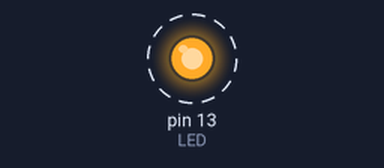
This sketch was run on a simulated Arduino Uno, built with avr-gcc and run on an emulated ATmega328P. On the bench: output pins drawn as LEDs (lit = HIGH). Dashed ring = blinking.

Above: at 0.1 s.
Timing chart, 0 to 3.0 s (numbered marks = the images above):
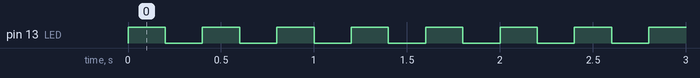

Measured:
- by itself, pin 13 (LED): alternates HIGH for 0.20 s and LOW for 0.20 s

The sketch:

lab13a.ino.ino
```cpp
// Lab 13a: Configuración de registros (C puro)
void setup() {
DDRB |= (1 << PB5); // PB5 (pin 13) como salida
}
void loop() {
PORTB |= (1 << PB5); // Encender LED (PB5 = 1)
delay(200);

PORTB &= ~(1 << PB5); // Apagar LED (PB5 = 0)
delay(200);


}
// void loop() {
//PORTB |= (1 << PB5);
//for (volatile long i = 0; i < 100000; i++); // Retardo por bucle
//PORTB &= ~(1 << PB5);
//for (volatile long i = 0; i < 100000; i++);
//}
```
